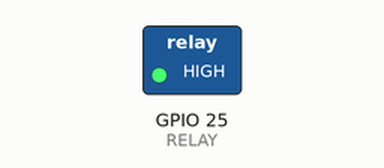
A sketch run on a simulated ESP32. Parts: switched loads named in the sketch (green lamp = pin HIGH). Dashed ring = blinking.

Above: at 0.5 s.
Timing chart, 0 to 4.6 s (numbered marks = the images above):
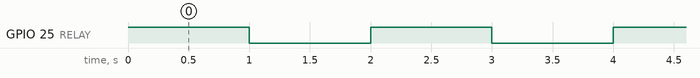

The sketch:

relay.ino
```cpp
#define RELAY 25 // PIN 25 is connected to Relay

void setup() {
  // put your setup code here, to run once:
  pinMode(RELAY,OUTPUT); // Configure PIN 25 as output

}

void loop() {
  // put your main code here, to run repeatedly:
  digitalWrite(RELAY,HIGH); // write high on Relay pin(turn on relay)
  delay(1000); // delay of 1 sec
  digitalWrite(RELAY,LOW); // write low on Relay pin(turn off relay)
   delay(1000); // dlay of 1 sec

}
```

Measured:
- by itself, GPIO 25 (RELAY): alternates HIGH for 1.0 s and LOW for 1.0 s
